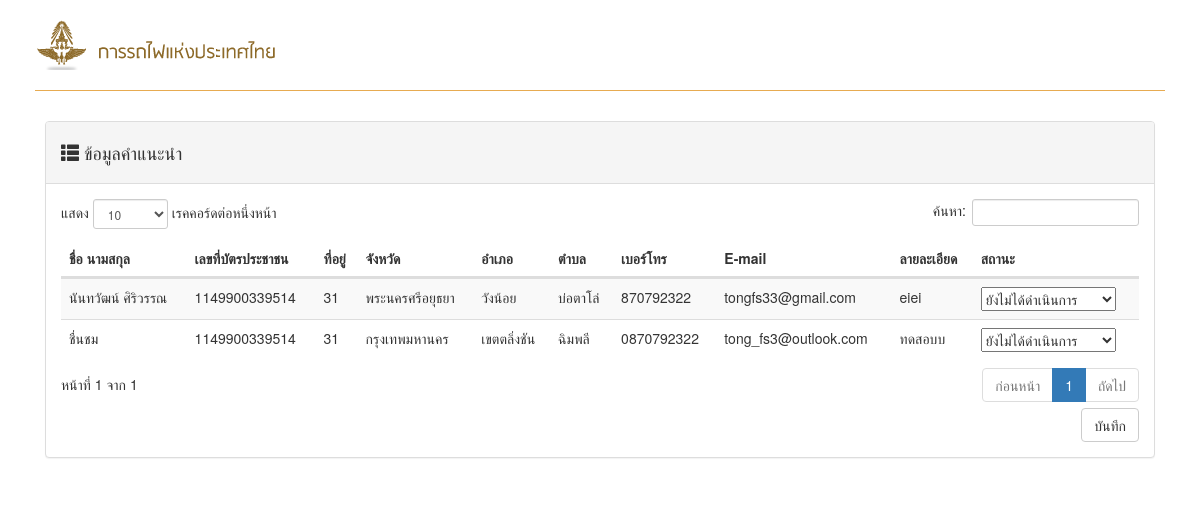
/admin/unit_display_admire_admin.php?responsible=1, run on the app's committed database.
### tables this page shows
CREATE TABLE `admireform` (
  `admire_id` int(10) NOT NULL,
  `name_admire` varchar(100) NOT NULL,
  `idcard_admire` varchar(14) NOT NULL,
  `address_admire` varchar(200) NOT NULL,
  `province_id` int(10) NOT NULL,
  `districts_id` int(10) NOT NULL,
  `amphur_id` int(10) NOT NULL,
  `tel_admire` varchar(10) NOT NULL,
  `detail_admire` varchar(300) NOT NULL,
  `email_admire` varchar(100) NOT NULL,
  `status` int(10) NOT NULL,
  `responsible` int(11) NOT NULL
);

CREATE TABLE `province` (
  `PROVINCE_ID` int(5) NOT NULL,
  `PROVINCE_CODE` varchar(2) NOT NULL,
  `PROVINCE_NAME` varchar(150) NOT NULL,
  `GEO_ID` int(5) NOT NULL DEFAULT '0'
);

CREATE TABLE `amphur` (
  `AMPHUR_ID` int(5) NOT NULL,
  `AMPHUR_CODE` varchar(4) NOT NULL,
  `AMPHUR_NAME` varchar(150) NOT NULL,
  `GEO_ID` int(5) NOT NULL DEFAULT '0',
  `PROVINCE_ID` int(5) NOT NULL DEFAULT '0'
);

CREATE TABLE `districts` (
  `DISTRICT_ID` int(11) NOT NULL,
  `DISTRICT_CODE` varchar(6) NOT NULL,
  `DISTRICT_NAME` varchar(150) NOT NULL,
  `AMPHUR_ID` int(11) NOT NULL DEFAULT '0',
  `PROVINCE_ID` int(11) NOT NULL DEFAULT '0',
  `GEO_ID` int(11) NOT NULL DEFAULT '0'
);

### admin/unit_display_admire_admin.php (the view, shortened to what this page needs)
<!DOCTYPE html>
<html lang="en">
<head>
  <link rel="stylesheet" href="../asset\css\bootstrap.css">
  <link rel="stylesheet" href="https://maxcdn.bootstrapcdn.com/font-awesome/4.4.0/css/font-awesome.min.css">
  <link rel="stylesheet" type="text/css" href="../DataTables/datatables.min.css" />
</head>
<body>
  <?php
  include("menu.php");
  require_once 'connect.php';
  $responsible= $_GET['responsible'];
  $sql="SELECT admireform.name_admire,admireform.idcard_admire,admireform.address_admire, admireform.tel_admire,admireform.detail_admire,admireform.email_admire,province.PROVINCE_NAME,districts.DISTRICT_NAME, amphur.AMPHUR_NAME,admireform.admire_id,admireform.status FROM admireform,amphur,districts,province WHERE admireform.province_id = province.PROVINCE_ID AND admireform.districts_id = districts.DISTRICT_ID AND amphur.AMPHUR_ID = admireform.amphur_id AND responsible = $responsible AND admireform.status != 1";
  $result=$conn->query($sql);
  ?>
  <div class="container">
    <div class="col-md-12">
      <div class="panel panel-default">
        <div class="panel-heading">
          <div class="panel-title">
            <h4><span class="glyphicon glyphicon-th-list"aria-hidden="true"></span> ข้อมูลคำแนะนำ</h4>
            </div>
          </div>
          <div class="panel-body">
            <div class="table-responsive">
              <form name="changadmire" id="changadmire">
              <table class="table table-striped">
                <thead>
                  <tr>
                    <th>ชื่อ นามสกุล</th>
                    <th>เลขที่บัตรประชาชน</th>
                    <th>ที่อยู่</th>
                    <th>จังหวัด</th>
                    <th>อำเภอ</th>
                    <th>ตำบล</th>
                    <th>เบอร์โทร</th>
                    <th>E-mail</th>
                    <th>ลายละเอียด</th>
                    <th>สถานะ</th>
                  </tr>
                </thead>
                <tbody>
                  <?php
                    $i =0;
                    while($row=$result->fetch_assoc()){
                    $i = $i + 1;
                    ?>
                    <tr>
                      <td>
                        <?php echo $row['name_admire'];?>
                      </td>
                      <td>
                        <?php echo $row['idcard_admire'];?>
                      </td>
                      <td>
                        <?php echo $row['address_admire'];?>
                      </td>
                      <td>
                        <?php echo $row['PROVINCE_NAME'];?>
                      </td>
                      <td>
                        <?php echo $row['AMPHUR_NAME'];?>
                      </td>
                      <td>
                        <?php echo $row['DISTRICT_NAME'];?>
                      </td>
                      <td>
                        <?php echo $row['tel_admire'];?>
                      </td>
                      <td>
                        <?php echo $row['email_admire'];?>
                      </td>
                      <td>
                        <?php echo $row['detail_admire'];?>
                      </td>
                      <td>
                        <?php require 'selectStatus.php'; ?>
                      </td>
                    </tr>
                  <?php } ?>
                </tbody>
              </table>
              <div align="right"><button align="" type="submit" class="btn btn-default">บันทึก</button></div>
            </form>
            </div>
          </div>
        </div>
      </div>
    </div>
  </body>
  </html>

### admin/menu.php (shortened to what this page needs)
<div class="jumbotron" style="margin-bottom: 0px;padding: 20px;background: #ffffff;">
  <div class="container"><a href="index.php"><img style="width="10%" height="10% " src="pic/logo.png" align="middle"></a>
<h1></h1>
  </div>
</div>

### admin/selectStatus.php (shortened to what this page needs)
<select id="status<?=$i;?>" name="status<?=$i;?>">
  <option value="0" <?php if($row['status'] == 0){
    echo "selected";
  } ?>>ยังไม่ได้ดำเนินการ
  </option>
</select>

### admin/menu.php (style rules this page uses)
h1 { border-bottom: 1px solid rgb(231, 171, 81); }

### data on the page
admireform: name_admire "นันทวัฒน์ ศิริวรรณ", idcard_admire "1149900339514", address_admire "31", province.PROVINCE_NAME "พระนครศรีอยุธยา", amphur.AMPHUR_NAME "วังน้อย", districts.DISTRICT_NAME "บ่อตาโล่", tel_admire "870792322", email_admire "tongfs33@gmail.com", detail_admire "eiei", status "ยังไม่ได้ดำเนินการ"
admireform: name_admire "ชื่นชม", idcard_admire "1149900339514", address_admire "31", province.PROVINCE_NAME "กรุงเทพมหานคร", amphur.AMPHUR_NAME "เขตตลิ่งชัน", districts.DISTRICT_NAME "ฉิมพลี", tel_admire "0870792322", email_admire "tong_fs3@outlook.com", detail_admire "ทดสอบบ", status "ยังไม่ได้ดำเนินการ"
